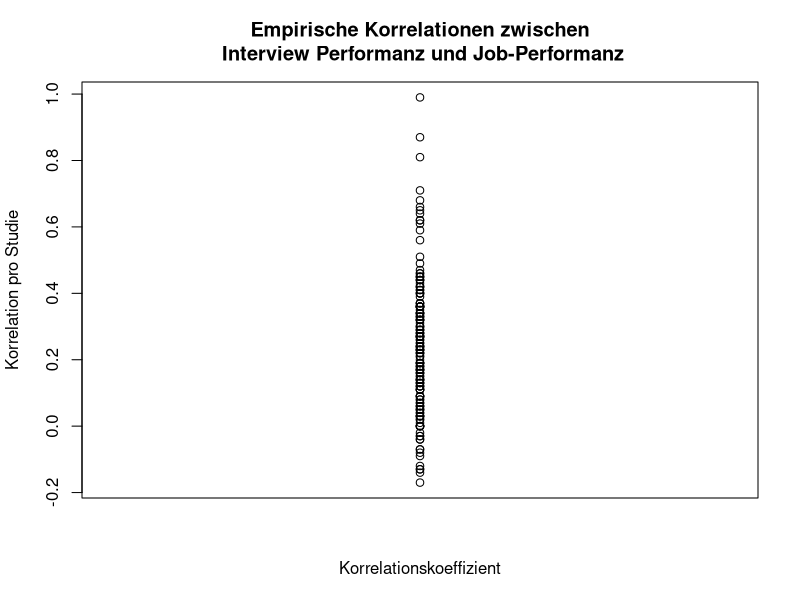
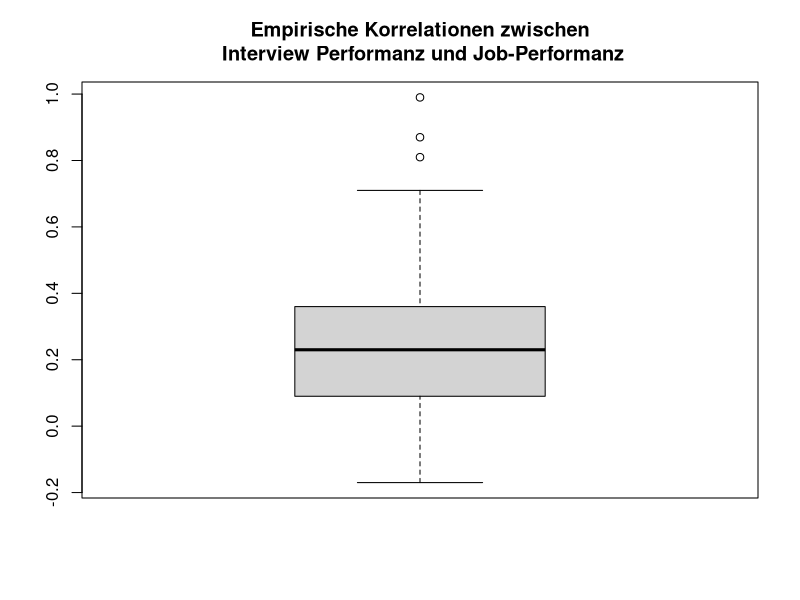
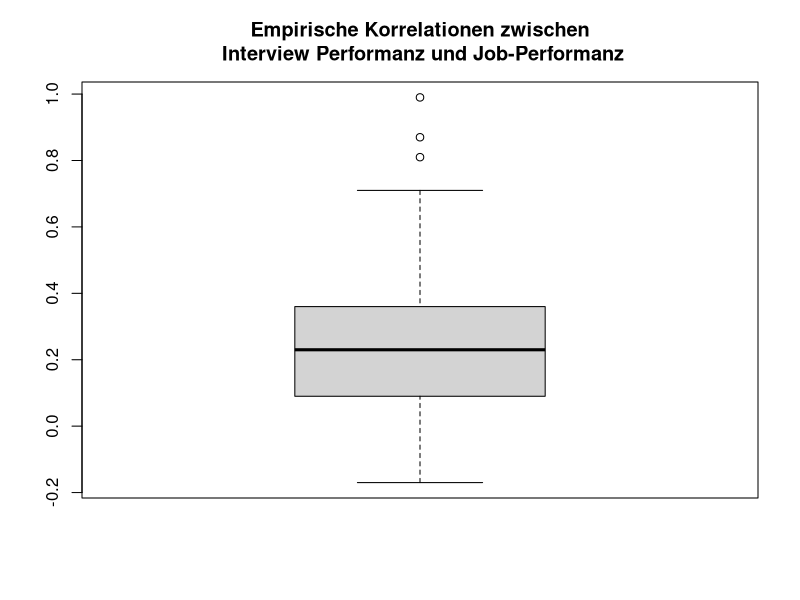
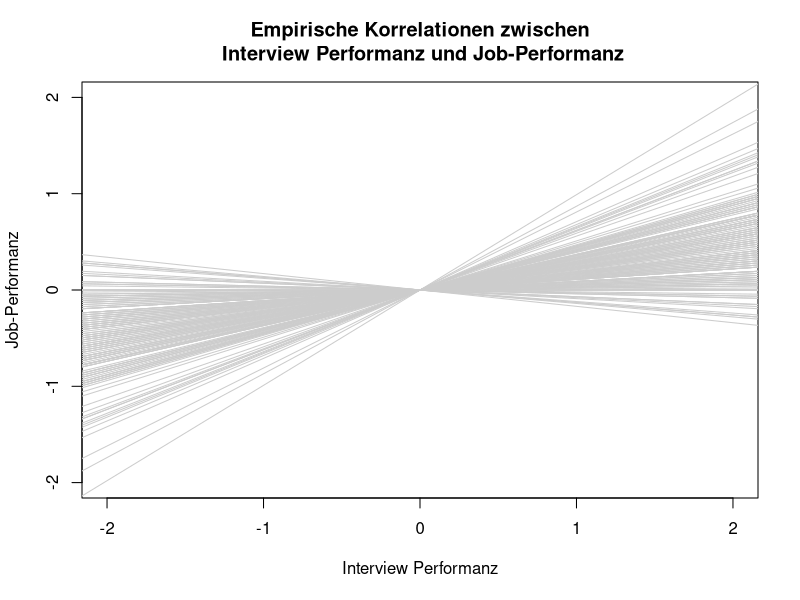
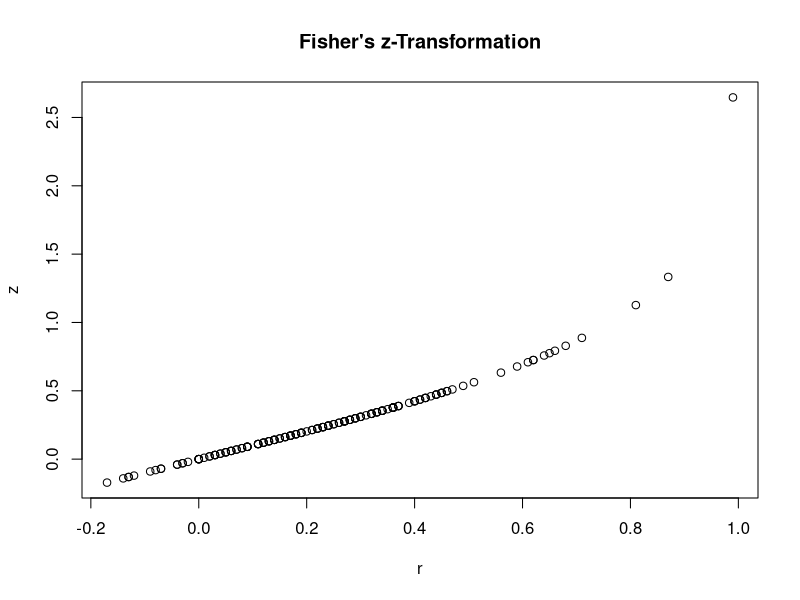
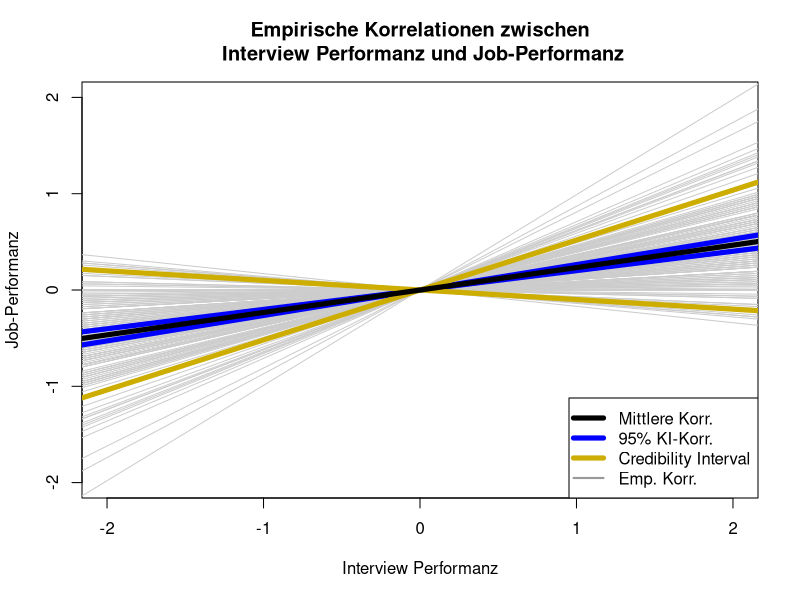
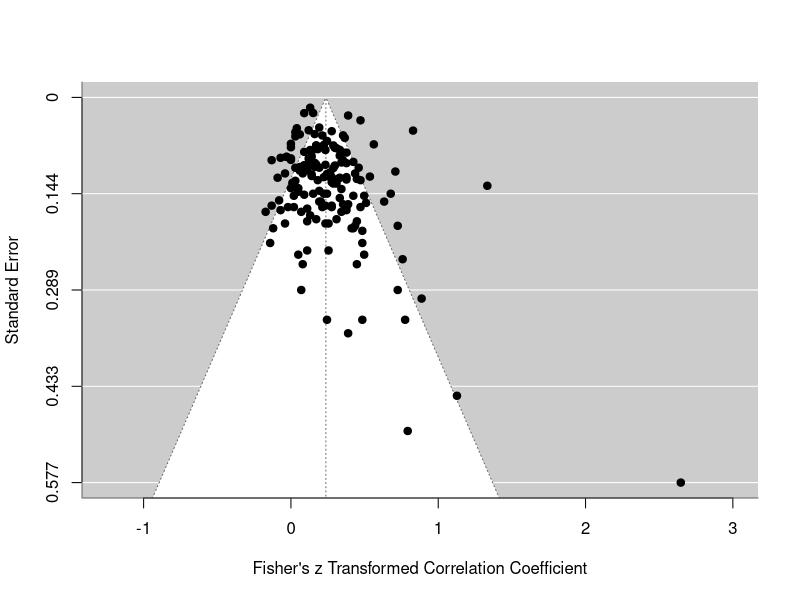
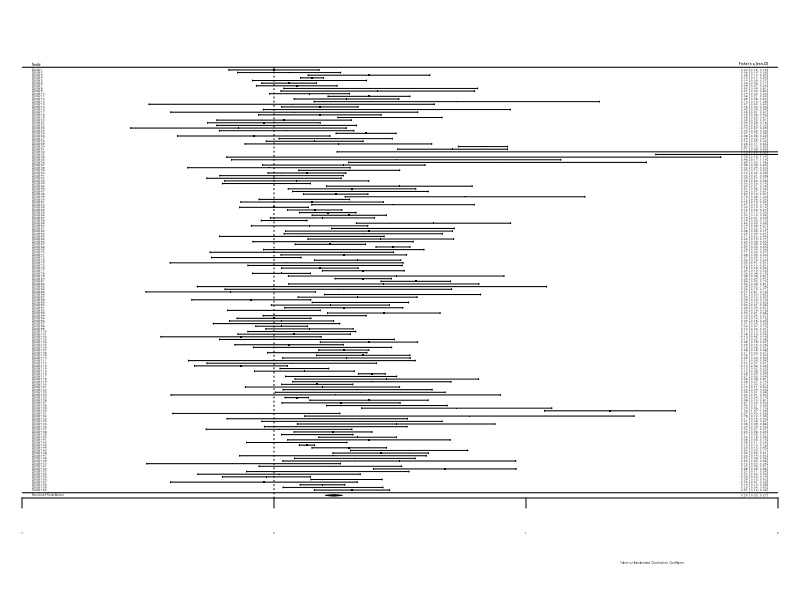

Generate these figures, in order, with R:
## ---- chunk 1
if (exists("figure_path")) {
  knitr::opts_chunk$set(fig.path = figure_path)
}
# Vorbereitungen
knitr::opts_chunk$set(echo = TRUE, fig.align = "center")
library(ggplot2) # ggplot2 und dplyr werden nur für Grafiken benötigt
## ---- chunk 2
library(metafor)
## ---- chunk 3
help("metafor")
## ---- chunk 4
?dat.mcdaniel1994 # Studies on the Validity of Employment Interviews
## ---- chunk 5
head(dat.mcdaniel1994)
names(dat.mcdaniel1994)
## ---- chunk 6
dat.mcdaniel1994$ri
## ---- chunk 7
summary(dat.mcdaniel1994$ri)
## ---- chunk 8
plot(rep(1,length(dat.mcdaniel1994$ri)), dat.mcdaniel1994$ri, xaxt = "n", xlab = "Korrelationskoeffizient", ylab = "Korrelation pro Studie",
     main = "Empirische Korrelationen zwischen\n Interview Performanz und Job-Performanz")
## ---- chunk 9
boxplot(dat.mcdaniel1994$ri, main = "Empirische Korrelationen zwischen\n Interview Performanz und Job-Performanz")
## ---- chunk 10
boxplot_cors <- boxplot(dat.mcdaniel1994$ri, main = "Empirische Korrelationen zwischen\n Interview Performanz und Job-Performanz")
## ---- chunk 11
plot(NA, xlim = c(-2,2), ylim = c(-2,2), xlab = "Interview Performanz", ylab = "Job-Performanz",
     main = "Empirische Korrelationen zwischen\n Interview Performanz und Job-Performanz")
for(i in 1:length(dat.mcdaniel1994$ri))
{
     abline(a = 0, b = dat.mcdaniel1994$ri[i], col = "grey80")
}
## ---- chunk 12
data_transformed <- escalc(measure="ZCOR", ri=ri, ni=ni, data=dat.mcdaniel1994, var.names = c("z_ri", "v_ri"))
head(data_transformed)
## ---- chunk 13
data_transformed_2 <- escalc(measure="ZCOR", ri=dat.mcdaniel1994$ri, ni=dat.mcdaniel1994$ni, var.names = c("z_ri", "v_ri"))
head(data_transformed_2)
## ---- chunk 14
1:4
data_transformed$v_ri[1:4]
1/(dat.mcdaniel1994$ni - 3)[1:4] 
## ---- chunk 15
plot(x = data_transformed$ri, y = data_transformed$z_ri, xlab = "r", ylab = "z",
     main = "Fisher's z-Transformation")
## ---- chunk 16
REM <- rma(yi = z_ri, vi = v_ri, data=data_transformed)
REM
## ---- chunk 17
names(REM)
## ---- chunk 18
REM$b
REM$tau2
## ---- chunk 19
predict(REM, transf=transf.ztor)
## ---- chunk 20
pred_REM <- predict(REM, transf=transf.ztor)
names(pred_REM)
pred_REM$pred # retransformierter gepoolter Korrelationskoeffizient
## ---- chunk 21
plot(NA, xlim = c(-2,2), ylim = c(-2,2), xlab = "Interview Performanz", ylab = "Job-Performanz",
     main = "Empirische Korrelationen zwischen\n Interview Performanz und Job-Performanz")
for(i in 1:length(dat.mcdaniel1994$ri))
{
     abline(a = 0, b = dat.mcdaniel1994$ri[i], col = "grey80")
}
abline(a = 0, b = pred_REM$ci.lb, col = "blue", lwd = 5)
abline(a = 0, b = pred_REM$ci.ub, col = "blue", lwd = 5)
abline(a = 0, b = pred_REM$cr.lb, col = "gold3", lwd = 5)
abline(a = 0, b = pred_REM$cr.ub, col = "gold3", lwd = 5)
abline(a = 0, b = pred_REM$pred, col = "black", lwd = 5)
legend(x = "bottomright", col = c("black", "blue", "gold3", "grey60"), pch = NA, lwd = c(5,5,5,2),
       legend = c("Mittlere Korr.", "95% KI-Korr.", "Credibility Interval", "Emp. Korr."))
## ---- chunk 22
# funnel plot
funnel(REM)
## ---- chunk 23
# forest plot
forest(REM, xlim = c(-1, 2))
## ---- chunk 24
# kumulativer Forest Plot
forest(cumul.rma.uni(REM), xlim = c(-1, 2))
## ---- chunk 25
REM20 <- rma(yi = z_ri, vi = v_ri, data=data_transformed[1:20, ]) # wähle Studie 1 bis 20
# forest plot
forest(REM20, xlim = c(-1, 2))
# kumulativer Forest Plot
forest(cumul.rma.uni(REM20), xlim = c(-1, 2))
## ---- chunk 26
data_transformed$type
plot(z_ri ~ factor(type), data=data_transformed, col = c("blue", "gold3", "red"), xlab = "Interviewtyp",
     ylab = "z-transformierte Korrelation", main = "z-transformierte Korrelation pro Interviewtyp")
plot(ri ~ factor(type), data=data_transformed, col = c("blue", "gold3", "red"), xlab = "Interviewtyp",
     ylab = "Korrelation", main = "Korrelation pro Interviewtyp")
## ---- chunk 27
MEM_type <- rma(yi = z_ri, vi = v_ri, mods = ~ factor(type), data = data_transformed)
MEM_type
## ---- chunk 28
cat("Error in anova.rma(REM, MEM_type) : Observed outcomes and/or sampling 
 variances not equal in the full and reduced model.")
## ---- chunk 29
is.na(data_transformed$type)        # fehlt ein Wert = TRUE
which(is.na(data_transformed$type)) # welche Werte fehlen?
## ---- chunk 30
dim(data_transformed)
data_transformed_clean_type <- data_transformed[!is.na(data_transformed$type), ]
dim(data_transformed_clean_type)
## ---- chunk 31
REM_reduced_type <- rma(yi = z_ri, vi = v_ri, data = data_transformed_clean_type)
REM_reduced_type
## ---- chunk 32
cat("Warning in anova.rma(REM_reduced_type, MEM_type): Models with different fixed
 effects. REML comparisons are not meaningful.")
## ---- chunk 33
REM_reduced_type_ML <- rma(yi = z_ri, vi = v_ri, data = data_transformed_clean_type, method = "ML")
MEM_type_ML <- rma(yi = z_ri, vi = v_ri, mods = ~ factor(type), data=data_transformed_clean_type, method = "ML")
anova(REM_reduced_type_ML, MEM_type_ML)
## ---- chunk 34
MEM_type_ML
## ---- chunk 35
plot(NA, xlim = c(-2,2), ylim = c(-2,2), xlab = "Interview Performanz", ylab = "Job-Performanz",
     main = "Empirische Korrelationen zwischen\n Interview Performanz und Job-Performanz") # erzeuge einen leeren Plot mit vorgegbenen Achsenabschnitten
for(i in 1:length(dat.mcdaniel1994$ri))
{
     abline(a = 0, b = dat.mcdaniel1994$ri[i], col = "grey80") # füge Gerade pro Studie hinzu
}
## ---- chunk 36
plot(NA, xlim = c(-2,2), ylim = c(-2,2), xlab = "Interview Performanz", ylab = "Job-Performanz",
     main = "Empirische Korrelationen zwischen\n Interview Performanz und Job-Performanz") # erzeuge einen leeren Plot mit vorgegbenen Achsenabschnitten
for(i in 1:length(dat.mcdaniel1994$ri))
{
     abline(a = 0, b = dat.mcdaniel1994$ri[i], col = "grey80") # füge Gerade pro Studie hinzu
}
abline(a = 0, b = pred_REM$ci.lb, col = "blue", lwd = 5)
abline(a = 0, b = pred_REM$ci.ub, col = "blue", lwd = 5)
abline(a = 0, b = pred_REM$cr.lb, col = "gold3", lwd = 5)
abline(a = 0, b = pred_REM$cr.ub, col = "gold3", lwd = 5)
abline(a = 0, b = pred_REM$pred, col = "black", lwd = 5)
legend(x = "bottomright", col = c("black", "blue", "gold3", "grey60"), pch = NA, lwd = c(5,5,5,2),
       legend = c("Mittlere Korr.", "95% KI-Korr.", "Credibility Interval", "Emp. Korr.")) # Legende für Farbzuordnung
## ---- chunk 37
head(dat.bangertdrowns2004)
dat.bangertdrowns2004$yi # std. Mittelwertsdiff.
dat.bangertdrowns2004$ni # n
dat.bangertdrowns2004$vi # Varianz
## ---- chunk 38
sum(dat.bangertdrowns2004$ni*dat.bangertdrowns2004$yi)/sum(dat.bangertdrowns2004$ni)
## ---- chunk 39
rma_n_FE <- rma(yi = yi, vi =  1/ni, data = dat.bangertdrowns2004, method = "FE")
summary(rma_n_FE)
## ---- chunk 40
rma_n_RE <- rma(yi = yi, vi =  1/ni, data = dat.bangertdrowns2004)
summary(rma_n_RE)
## ---- chunk 41
rma_vi_RE <- rma(yi = yi, vi =  vi, data = dat.bangertdrowns2004)
summary(rma_vi_RE)
## ---- chunk 42
plot(dat.bangertdrowns2004$ni, dat.bangertdrowns2004$vi, pch = 16, col = "blue", cex = 1.5, xlab = expression(n[i]), ylab = expression(v[i]), main = expression(v[i]~"v.s."~n[i]))
